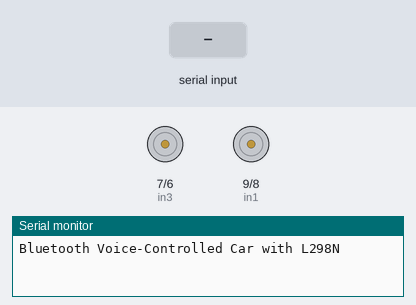
Simulated run of this sketch. Board: Arduino Uno, built with avr-gcc and run on an emulated ATmega328P. On the bench: motor-driver pin pairs drawn as motors (green arrow = first pin HIGH = forward, orange = second pin HIGH = backward, longer = more drive), the last lines printed to the serial monitor. Inputs (shaded band) come from the test bench.

Above: at 1.2 s.
1.3 s: "F" received over the second serial link
At 2.5 s:
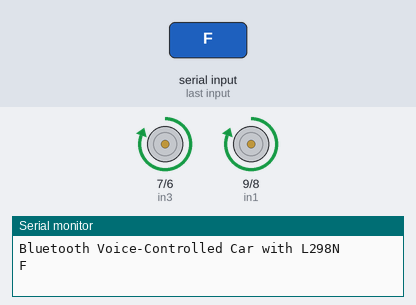
2.8 s: "B" received over the second serial link
At 3.9 s:
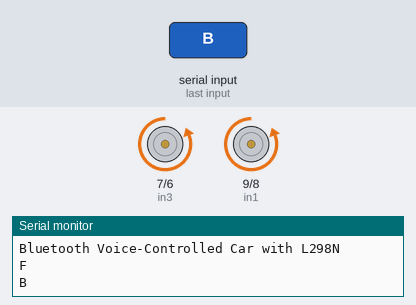
4.3 s: "L" received over the second serial link
At 5.0 s:
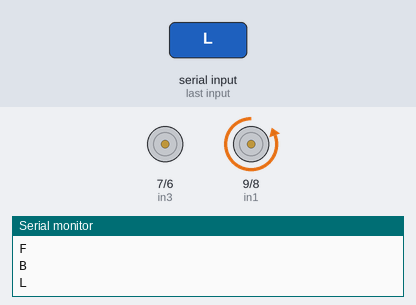
5.8 s: "R" received over the second serial link
At 6.1 s:
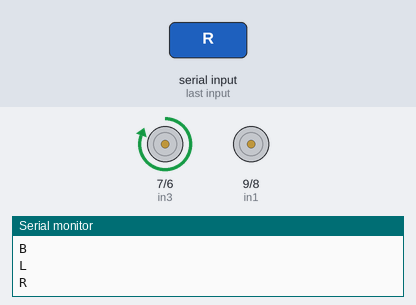
Timing chart, 0 to 8.3 s (numbered marks = the images above; inputs shaded):
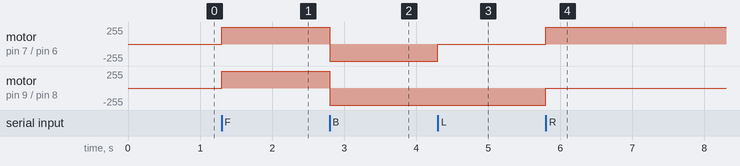

Measured:
- after the input at 1.3 s, motor on pin 7 (in3) / pin 6 (in4), motor on pin 9 (in1) / pin 8 (in2): stopped → forward 255/255 at once
- after the input at 2.8 s, motor on pin 7 (in3) / pin 6 (in4), motor on pin 9 (in1) / pin 8 (in2): forward 255/255 → backward 255/255 at once
- after the input at 4.3 s, motor on pin 7 (in3) / pin 6 (in4): backward 255/255 → stopped at once
- after the input at 5.8 s, motor on pin 7 (in3) / pin 6 (in4): stopped → forward 255/255 at once; motor on pin 9 (in1) / pin 8 (in2): backward 255/255 → stopped at once

The sketch:

new.ino
```cpp
#include <SoftwareSerial.h>

// Define the Bluetooth module
SoftwareSerial bluetooth(0, 1);  // RX, TX

// Motor Control Pins for L298N
int in1 = 9;
int in2 = 8;
int in3 = 7;
int in4 = 6;

void setup() {
  // Initialize motor control pins as outputs
  pinMode(in1, OUTPUT);
  pinMode(in2, OUTPUT);
  pinMode(in3, OUTPUT);
  pinMode(in4, OUTPUT);

  // Initialize Serial Monitor and Bluetooth
  Serial.begin(9600);
  bluetooth.begin(9600);
  Serial.println("Bluetooth Voice-Controlled Car with L298N");
}

void loop() {
  if (bluetooth.available()) {
    char command = bluetooth.read();
    Serial.println(command);

    // Forward
    if (command == 'F') {
      forward();
    }
    // Backward
    else if (command == 'B') {
      backward();
    }
    // Left
    else if (command == 'L') {
      left();
    }
    // Right
    else if (command == 'R') {
      right();
    }
    // Stop
    else if (command == 'S') {
      stopCar();
    }
  }
}

// Function to move forward
void forward() {
  digitalWrite(in1, HIGH);
  digitalWrite(in2, LOW);
  digitalWrite(in3, HIGH);
  digitalWrite(in4, LOW);
}

// Function to move backward
void backward() {
  digitalWrite(in1, LOW);
  digitalWrite(in2, HIGH);
  digitalWrite(in3, LOW);
  digitalWrite(in4, HIGH);
}

// Function to turn left
void left() {
  digitalWrite(in1, LOW);
  digitalWrite(in2, HIGH);
  digitalWrite(in3, LOW);
  digitalWrite(in4, LOW);
}

// Function to turn right
void right() {
  digitalWrite(in1, LOW);
  digitalWrite(in2, LOW);
  digitalWrite(in3, HIGH);
  digitalWrite(in4, LOW);
}

// Function to stop the car
void stopCar() {
  digitalWrite(in1, LOW);
  digitalWrite(in2, LOW);
  digitalWrite(in3, LOW);
  digitalWrite(in4, LOW);
}
```
